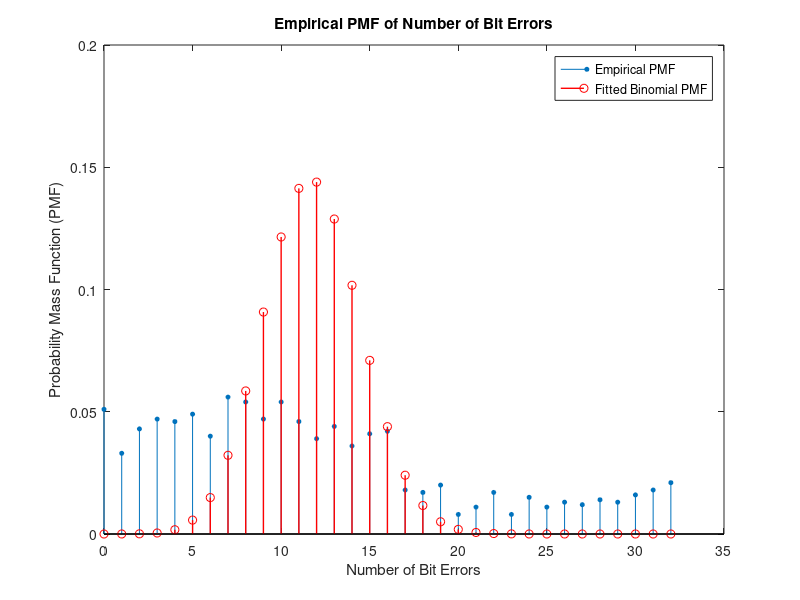

Reproduce this figure in MATLAB.
% Step 1: Prepare Data
byte_size = 8; % bits
transaction_length_bytes = 4;
transaction_length_bits = transaction_length_bytes * byte_size;
num_trials = 1000;
data = sprintf("%x%x%x%x",5,5,5,5);

config_data = sprintf("%d%s", num_trials, data); %% Send this to Arduino Master via USB UART to intialize and automatically start a test

%% NEED TO GET THE FOLLOWING DATA FROM THE SOFTUART TRANSACTIONS\
%% TRANSACTION NUM, TOTAL NUM BIT ERRORS IN THE TRANSACTION (0 -> TRANSACTION_LEN * 8) -- ESTIMATE P
%% DIV BY TOTAL NUM TRANSACTIONS AND AVERAGE THE FREQUENCY OF NUM BIT ERRORS 
%% This will occur in a running loop

%% if fail, PROBLEMATIC BIT LOCS IN THE TRANSACTION ((BIT 0) -> TRANSACTION_LEN * 8 (HIGHEST ORDER BIT))-- ESTIMATE P
%% DIV BY TOTAL NUM BAD TRANSACTIONS, AVERAGE VIA ALL OF THE SAMPLES CLASSIFIED AS SUCH

% Example data generation for demonstration purposes
num_errors_per_transaction = (0:32); % Number of bit errors

% Initialize frequency vector with zeros for each trial
frequencies = zeros(num_trials, length(num_errors_per_transaction));

% Generate random frequency values for each trial
for i = 1:num_trials
    % Generate random number of errors for each trial
    if i > num_trials / 2
        num_errors = randi([0, transaction_length_bits], 1);
    else
        num_errors = randi([0, transaction_length_bits/2], 1);
    end
    % Calculate the frequency of errors
    frequency = zeros(1, length(num_errors_per_transaction));
    frequency(num_errors + 1) = 1; % Increment frequency at the index corresponding to the number of errors
    frequencies(i, :) = frequency;
end

% Calculate the average frequency across all trials
average_frequency = mean(frequencies, 1);

% Step 2: Calculate Empirical PMF
total_trials = sum(average_frequency); % Total number of trials
empirical_pmf = average_frequency / total_trials; % Empirical PMF

% Step 3: Fit Binomial Distribution
% Here, we'll use the method of moments to estimate p
p_est = sum(num_errors_per_transaction .* average_frequency) / (transaction_length_bits * total_trials); % Method of moments estimator for p

% Step 4: Visualize the Fit
% Plot the empirical PMF and the PMF of the fitted binomial distribution for comparison
figure;

% Plot empirical PMF
stem(num_errors_per_transaction, empirical_pmf, 'filled', 'MarkerSize', 3); % Reduce marker size
xlabel('Number of Bit Errors');
ylabel('Probability Mass Function (PMF)');
title('Empirical PMF of Number of Bit Errors');

% Plot PMF of fitted binomial distribution
binomial_pmf = binopdf(num_errors_per_transaction, transaction_length_bits, p_est); % Assuming 32-bit transactions
hold on;
stem(num_errors_per_transaction, binomial_pmf, 'r', 'LineWidth', 1); % Plot binomial PMF
legend('Empirical PMF', 'Fitted Binomial PMF');
hold off;
